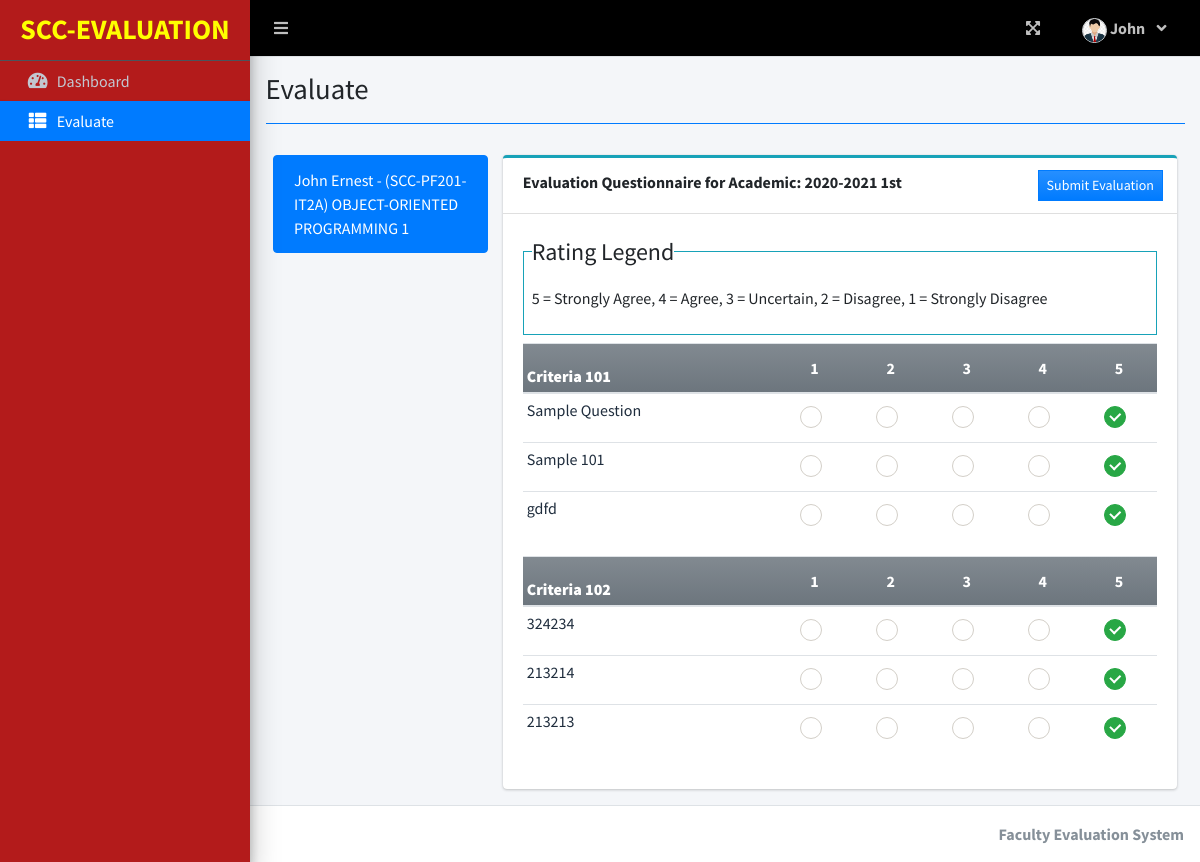
Page /index.php?page=evaluate (signed in) on the committed database.
### tables this page shows
CREATE TABLE `restriction_list` (
  `id` int(30) NOT NULL,
  `academic_id` int(30) NOT NULL,
  `faculty_id` int(30) NOT NULL,
  `class_id` int(30) NOT NULL,
  `subject_id` int(30) NOT NULL
);

CREATE TABLE `subject_list` (
  `id` int(30) NOT NULL,
  `code` varchar(50) NOT NULL,
  `subject` text NOT NULL,
  `description` text NOT NULL
);

CREATE TABLE `criteria_list` (
  `id` int(30) NOT NULL,
  `criteria` text NOT NULL,
  `order_by` int(30) NOT NULL
);

CREATE TABLE `question_list` (
  `id` int(30) NOT NULL,
  `academic_id` int(30) NOT NULL,
  `question` text NOT NULL,
  `order_by` int(30) NOT NULL,
  `criteria_id` int(30) NOT NULL,
  `staff_id` int(11) NOT NULL
);

### student/evaluate.php (the view, shortened to what this page needs)
<?php
function ordinal_suffix($num){
    $num = $num % 100;
    if($num < 11 || $num > 13){
         switch($num % 10){
            case 1: return $num.'st';
        }
    }
    return $num.'th';
}
$rid='';
$restriction = $conn->query("SELECT r.id,s.id as sid,f.id as fid,concat(f.firstname,' ',f.lastname) as faculty,s.code,s.subject FROM restriction_list r inner join faculty_list f on f.id = r.faculty_id inner join subject_list s on s.id = r.subject_id where academic_id ={$_SESSION['academic']['id']} and class_id = {$_SESSION['login_class_id']} and r.id not in (SELECT restriction_id from evaluation_list where academic_id ={$_SESSION['academic']['id']} and student_id = {$_SESSION['login_id']} ) ");
?>
<div class="col-lg-12">
	<div class="row">
		<div class="col-md-3">
			<div class="list-group">
				<?php
				while($row=$restriction->fetch_array()):
					if(empty($rid)){
							$rid = $row['id'];
						}
				?>
				<a class="list-group-item list-group-item-action <?php echo isset($rid) && $rid == $row['id'] ? 'active' : '' ?>" href="./index.php?page=evaluate&rid=<?php echo $row['id'] ?>&sid=<?php echo $row['sid'] ?>&fid=<?php echo $row['fid'] ?>"><?php echo ucwords($row['faculty']).' - ('.$row["code"].') '.$row['subject'] ?></a>
			<?php endwhile; ?>
			</div>
		</div>
		<div class="col-md-9">
			<div class="card card-outline card-info">
				<div class="card-header">
					<b>Evaluation Questionnaire for Academic: <?php echo $_SESSION['academic']['year'].' '.(ordinal_suffix($_SESSION['academic']['semester'])) ?> </b>
					<div class="card-tools">
						<button class="btn btn-sm btn-flat btn-primary bg-gradient-primary mx-1" form="manage-evaluation">Submit Evaluation</button>
					</div>
				</div>
				<div class="card-body">
					<fieldset class="border border-info p-2 w-100">
					   <legend  class="w-auto">Rating Legend</legend>
					   <p>5 = Strongly Agree, 4 = Agree, 3 = Uncertain, 2 = Disagree, 1 = Strongly Disagree</p>
					</fieldset>
					<form id="manage-evaluation">
					<?php
						$criteria = $conn->query("SELECT * FROM criteria_list where id in (SELECT criteria_id FROM question_list where academic_id = {$_SESSION['academic']['id']} ) order by abs(order_by) asc ");
						while($crow = $criteria->fetch_assoc()):
					?>
					<table class="table table-condensed">
						<thead>
							<tr class="bg-gradient-secondary">
								<th class=" p-1"><b><?php echo $crow['criteria'] ?></b></th>
								<th class="text-center">1</th>
								<th class="text-center">2</th>
								<th class="text-center">3</th>
								<th class="text-center">4</th>
								<th class="text-center">5</th>
							</tr>
						</thead>
						<tbody class="tr-sortable">
							<?php
							$questions = $conn->query("SELECT * FROM question_list where criteria_id = {$crow['id']} and academic_id = {$_SESSION['academic']['id']} order by abs(order_by) asc ");
							while($row=$questions->fetch_assoc()):
							?>
							<tr class="bg-white">
								<td class="p-1" width="40%">
									<?php echo $row['question'] ?>
								</td>
								<?php for($c=1;$c<=5;$c++): ?>
								<td class="text-center">
									<div class="icheck-success d-inline">
				                        <label for="qradio<?php echo $row['id'].'_'.$c ?>">
				                        </label>
			                      </div>
								</td>
								<?php endfor; ?>
							</tr>
							<?php endwhile; ?>
						</tbody>
					</table>
					<?php endwhile; ?>
					</form>
				</div>
			</div>
		</div>
	</div>
</div>

### rows in the picture
restriction_list: faculty "John Ernest", subject_list.code "SCC-PF201-IT2A", subject_list.subject "OBJECT-ORIENTED PROGRAMMING 1"
criteria_list: criteria "Criteria 101"
question_list: question "Sample Question"
question_list: question "Sample 101"
question_list: question "gdfd"
criteria_list: criteria "Criteria 102"
question_list: question "324234"
question_list: question "213214"
question_list: question "213213"

### other values in the picture
$_SESSION['login_firstname'] "John"
$title "Evaluate"
$_SESSION['academic']['year'] "2020-2021"
ordinal_suffix($_SESSION['academic']['semester']) "1st"
$_SESSION['system']['name'] "Faculty Evaluation System"
